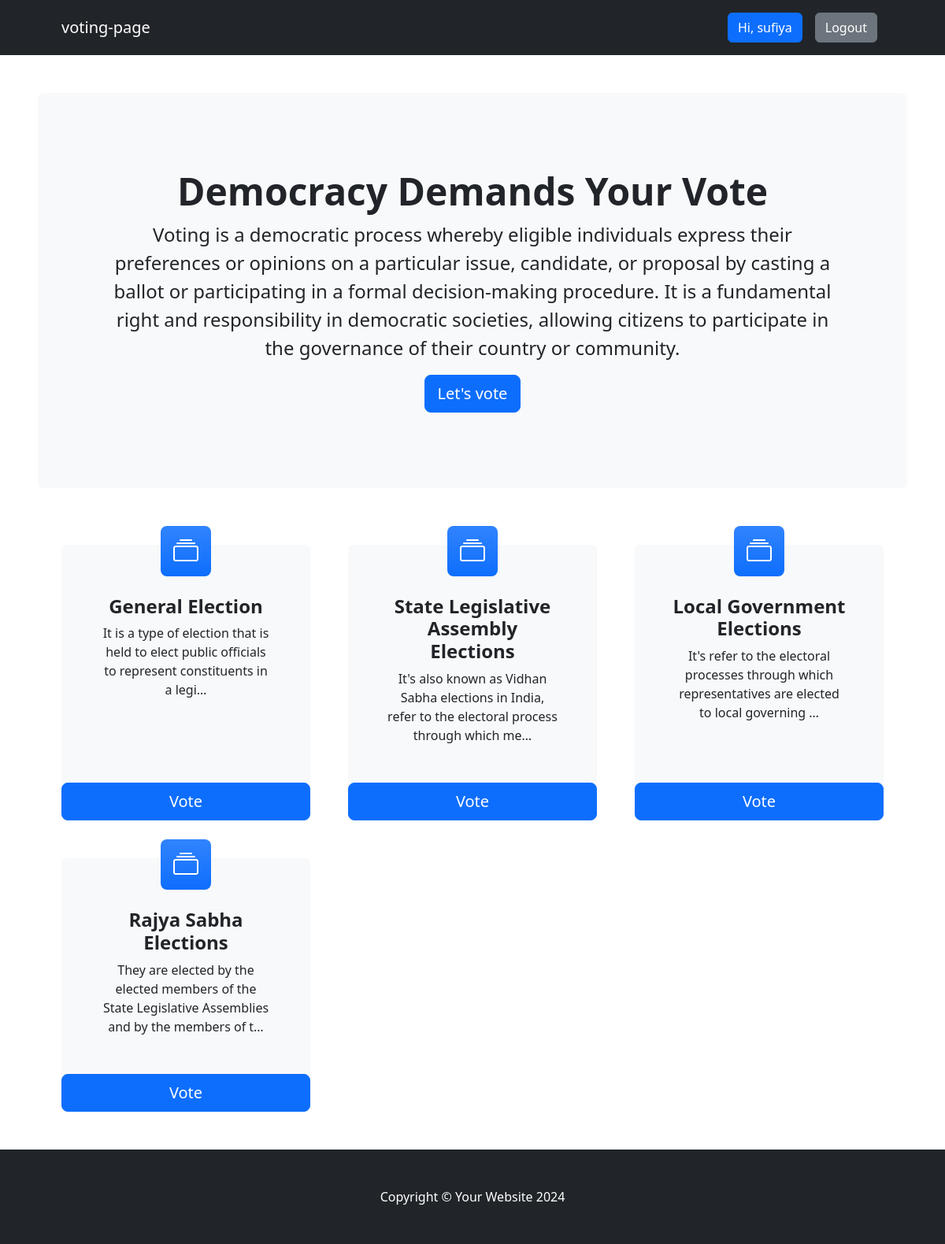
The app's page /vote/ (signed in) with its own data.
### voteapp/models.py (models this page shows, shortened)
class Category(models.Model):
    title = models.CharField(max_length=200)
    slug = models.SlugField(blank=True, null=True)
    description = models.TextField(blank=True, null=True)
    total_vote = models.IntegerField(default=0)
    voters = models.ManyToManyField(User, blank=True)

### voteapp/views.py (the view)
# urls.py: path("", views.index, name="index"),
def  index(request):
    categories = Category.objects.all()
    context = {"categories":categories}
    return render(request, "index.html", context)

### voteapp/templates/index.html
{% extends 'base.html' %}
{% block content %}
<header class="py-5">
    <div class="container-fluid px-lg-5">
        <div class="p-4 p-lg-5 bg-light rounded-3 text-center">
            <div class="m-4 m-lg-5">
                <h1 class="display-5 fw-bold">Democracy Demands Your Vote</h1>
                <p class="fs-4">Voting is a democratic process whereby eligible individuals express their preferences or opinions on a particular issue, candidate, or proposal by casting a ballot or participating in a formal decision-making procedure. It is a fundamental right and responsibility in democratic societies, allowing citizens to participate in the governance of their country or community.
                     </p>
                <a class="btn btn-primary btn-lg" href="#votingSection">Let's vote</a>
            </div>
        </div>
    </div>
</header>
<section class="pt-4" id="votingSection">
    <div class="container px-lg-5">
        <div class="row gx-lg-5">
            {% for category in categories  %}
            <div class="col-lg-4 col-xxl-3 mb-5">
                <div class="card bg-light border-0 h-100">
                    <div class="card-body text-center p-4 p-lg-5 pt-0 pt-lg-0">
                        <div class="feature bg-primary bg-gradient text-white rounded-3 mb-4 mt-n4"><i class="bi bi-collection"></i></div>
                        <h2 class="fs-4 fw-bold">{{category.title}}</h2>
                        <p class="mb-0">{{category.description | truncatechars:100}}</p>
                    </div>
                    <a class="btn btn-primary btn-lg" href="{% url 'detail' category.slug  %}">Vote</a>
                </div>
            </div>
            {% endfor %}
        </div>
    </div>
</section>
{% endblock content %}

### voteapp/templates/base.html (shortened to what this page needs)
<!DOCTYPE html>
{% load static %}
<html lang="en">
<head>
    <link href="https://cdn.jsdelivr.net/npm/bootstrap-icons@1.4.1/font/bootstrap-icons.css" rel="stylesheet" />
    <link rel="stylesheet" href="{% static 'base.css' %}">
    <link rel="stylesheet" href="{% static 'style.css' %}">
</head>
<body>
     <nav class="navbar navbar-expand-lg navbar-dark bg-dark">
        <div class="container px-lg-5">
            <a class="navbar-brand" href="{% url 'index'  %}">voting-page</a>
            <div class="collapse navbar-collapse" id="navbarSupportedContent">
                <ul class="navbar-nav ms-auto mb-2 mb-lg-0">
                    {% if request.user.is_authenticated %}
                    <li class="nav-item"><a class="nav-link" href="#"><button class="btn btn-primary">Hi, {{request.user.username}}</button></a></li>
                    <li class="nav-item"><a class="nav-link" href="{% url 'logout' %}"><button class="btn btn-secondary">Logout</button></a></li>
                    {% else %}
                    <li class="nav-item"><a class="nav-link" href="{% url 'signin'%}"><button class="btn btn-primary">Login</button></a></li>
                    <li class="nav-item"><a class="nav-link" href="{% url 'signup' %}"><button class="btn btn-primary">SignUp</button></a></li>
                    {% endif %}
                </ul>
            </div>
        </div>
    </nav>
    {% block content %}
    {% endblock content %}
     <footer class="py-5 bg-dark">
        <div class="container"><p class="m-0 text-center text-white">Copyright &copy; Your Website 2024</p></div>
    </footer>
</body>
</html>

### voteapp/static/style.css (style rules this page uses)
* { box-sizing: border-box; }

### records on screen
Category: title "General Election", description "It is a type of election that is held to elect public officials to represent constituents in a legi…"
Category: title "State Legislative Assembly Elections", description "It's also known as Vidhan Sabha elections in India, refer to the electoral process through which me…"
Category: title "Local Government Elections", description "It's refer to the electoral processes through which representatives are elected to local governing …"
Category: title "Rajya Sabha Elections", description "They are elected by the elected members of the State Legislative Assemblies and by the members of t…"

### other values on screen
{{ request.user.username }} "sufiya"
